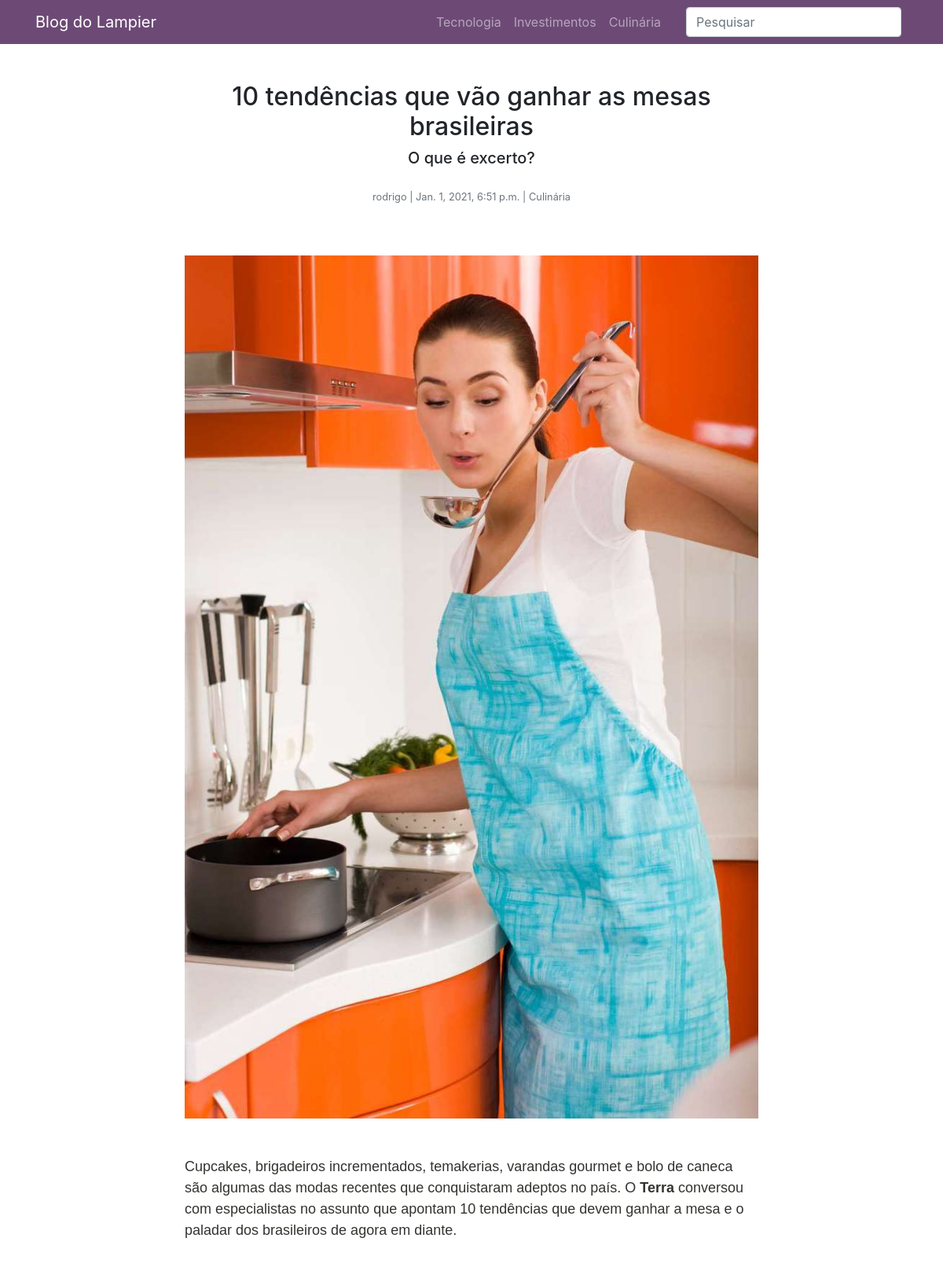
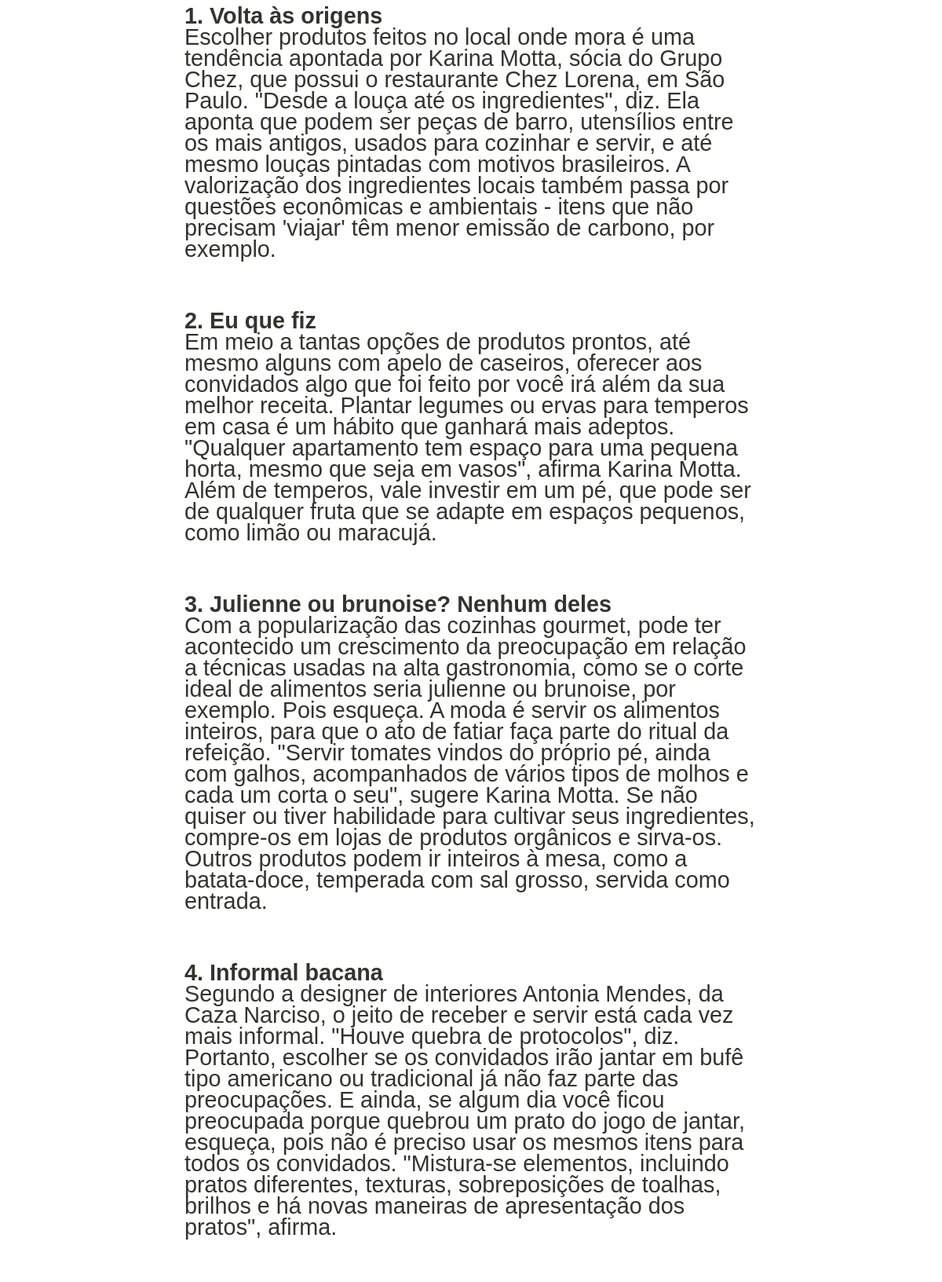
Screenshot of /post/3 (upper part) with the database file from the repository (2 pictures, top to bottom).
### posts/models.py (models this page shows, shortened)
class Post(models.Model):
    titulo_post = models.CharField(max_length=255, verbose_name='Título')
    autor_post = models.ForeignKey(User, on_delete=models.DO_NOTHING, verbose_name='Autor')
    data_post = models.DateTimeField(default=timezone.now, verbose_name='Data')
    conteudo_post = models.TextField(verbose_name='Conteúdo')
    excerto_post = models.TextField(verbose_name='Excerto')
    categoria_post = models.ForeignKey(Categoria, on_delete=models.DO_NOTHING, blank=True, null=True,
                                       verbose_name='Categoria')
    imagem_post = models.ImageField(upload_to='post_img/%Y/%m/%d', blank=True, null=True, verbose_name='Imagem')
    publicado_post = models.BooleanField(default=False, verbose_name='Publicado')

### categorias/models.py (models this page shows)
class Categoria(models.Model):
    nome_cat = models.CharField(max_length=50)
    def __str__(self):
        return self.nome_cat

### posts/views.py (the view, shortened to what this page needs)
# urls.py: path('post/<int:pk>', views.PostDetalhes.as_view(), name='post_detalhes'),
class PostDetalhes(View):
    template_name = 'posts/post_detalhes.html'
    def setup(self, request, *args, **kwargs):
        super().setup(request, *args, **kwargs)
        pk = self.kwargs.get('pk')
        post = get_object_or_404(Post, pk=pk, publicado_post=True)
        self.contexto = {
            'post': post,
            'comentarios': Comentario.objects.filter(post_comentario=post,
                                                     publicado_comentario=True),
            'form': FormComentario(request.POST or None),
        }
    def get(self, request, *args, **kwargs):
        return render(request, self.template_name, self.contexto)

### comentarios/forms.py (shortened to what this page needs)
class FormComentario(ModelForm):
    class Meta:
        model = Comentario
        fields = ('nome_comentario', 'email_comentario', 'comentario')

### posts/templates/posts/post_detalhes.html (shortened to what this page needs)
{% extends 'base.html' %}
{% load crispy_forms_tags %}
{% block conteudo %}
<div class="row pt-5">
    <div class="col-xl"></div>
    <div class="col-xl-8 text-center">
        <h2>{{ post.titulo_post }}</h2>
        <h5>{{ post.excerto_post }}</h5>
        <p class="text-muted mt-4">
            <small>
                {{ post.autor_post }} | {{ post.data_post }} | {{ post.categoria_post }}
            </small>
        </p>
    </div>
    <div class="col-xl"></div>
</div>
<div class="row pt-5">
    <div class="col-xl"></div>
    <div class="col-xl-8">
        {% if post.imagem_post %}
        <img class="img-fluid pb-5 " src="{{ post.imagem_post.url }}" alt="{{ post.titulo_post }}">
        {% endif %}
        {{ post.conteudo_post|safe }}
    </div>
    <div class="col-xl"></div>
</div>
{% endblock %}

### rows the page displays
Post: titulo_post "10 tendências que vão ganhar as mesas brasileiras", excerto_post "O que é excerto?", autor_post "rodrigo", data_post "Jan. 1, 2021, 6:51 p.m.", categoria_post "Culinária", imagem_post (picture), conteudo_post "Cupcakes, brigadeiros incrementados, temakerias, varandas gourmet e bolo de caneca são algumas das modas recentes que conquistaram adeptos no país. O Terra conversou com especialistas no assunto que apontam 10 tendências que devem ganhar a mesa e o paladar dos brasileiros de agora em diante. 1. Volta às origens Escolher produtos feitos no local onde mora é uma tendência apontada por Karina Motta, sócia do Grupo Chez, que possui o restaurante Chez Lorena, em São Paulo. \"Desde a louça até os ingredientes\", diz. Ela aponta que podem ser peças de barro, utensílios entre os mais antigos, usados para cozinhar e servir, e até mesmo louças pintadas com motivos brasileiros. A valorização dos…"
